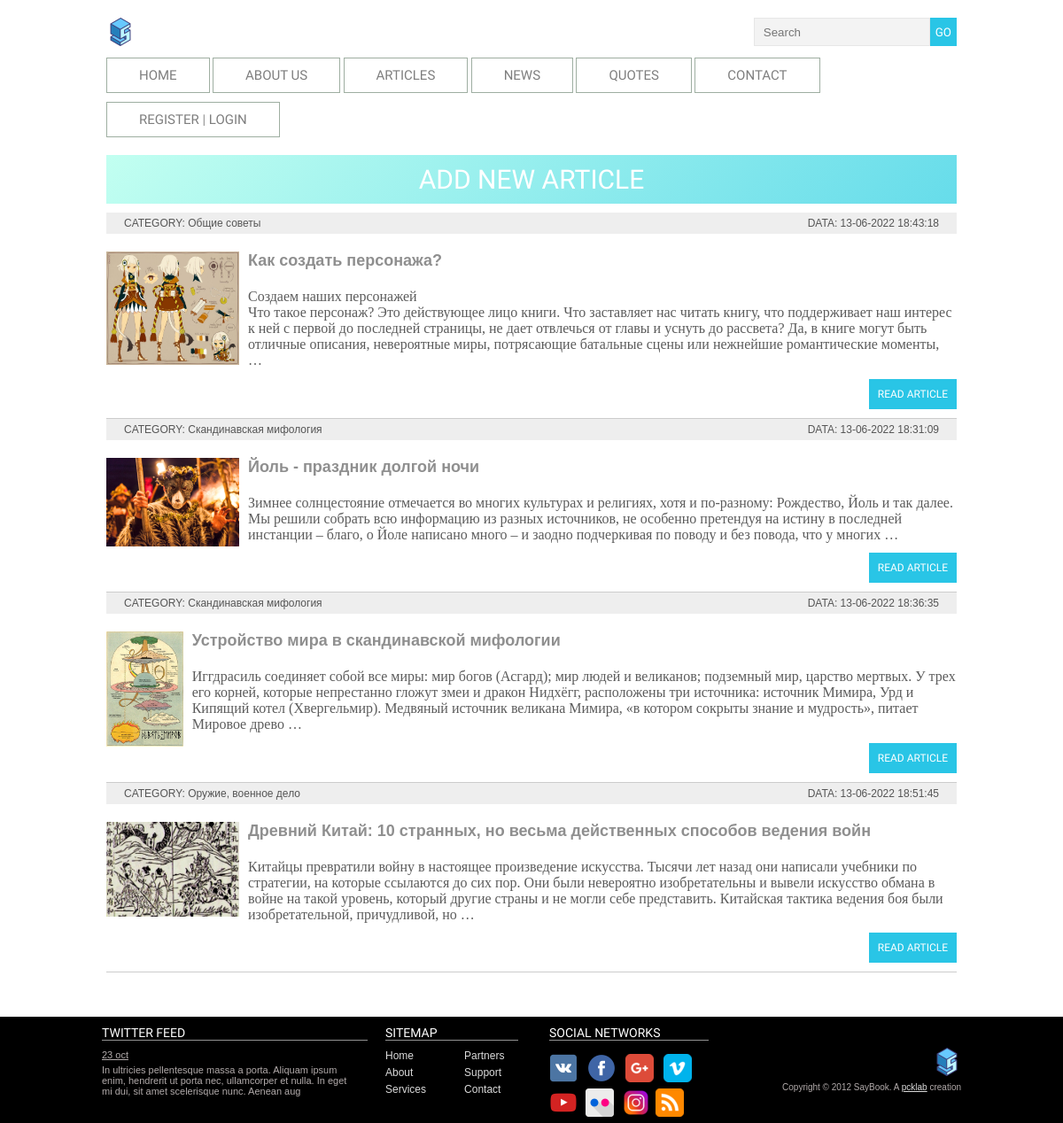
/articles/, run on an earlier commit of the app's database.
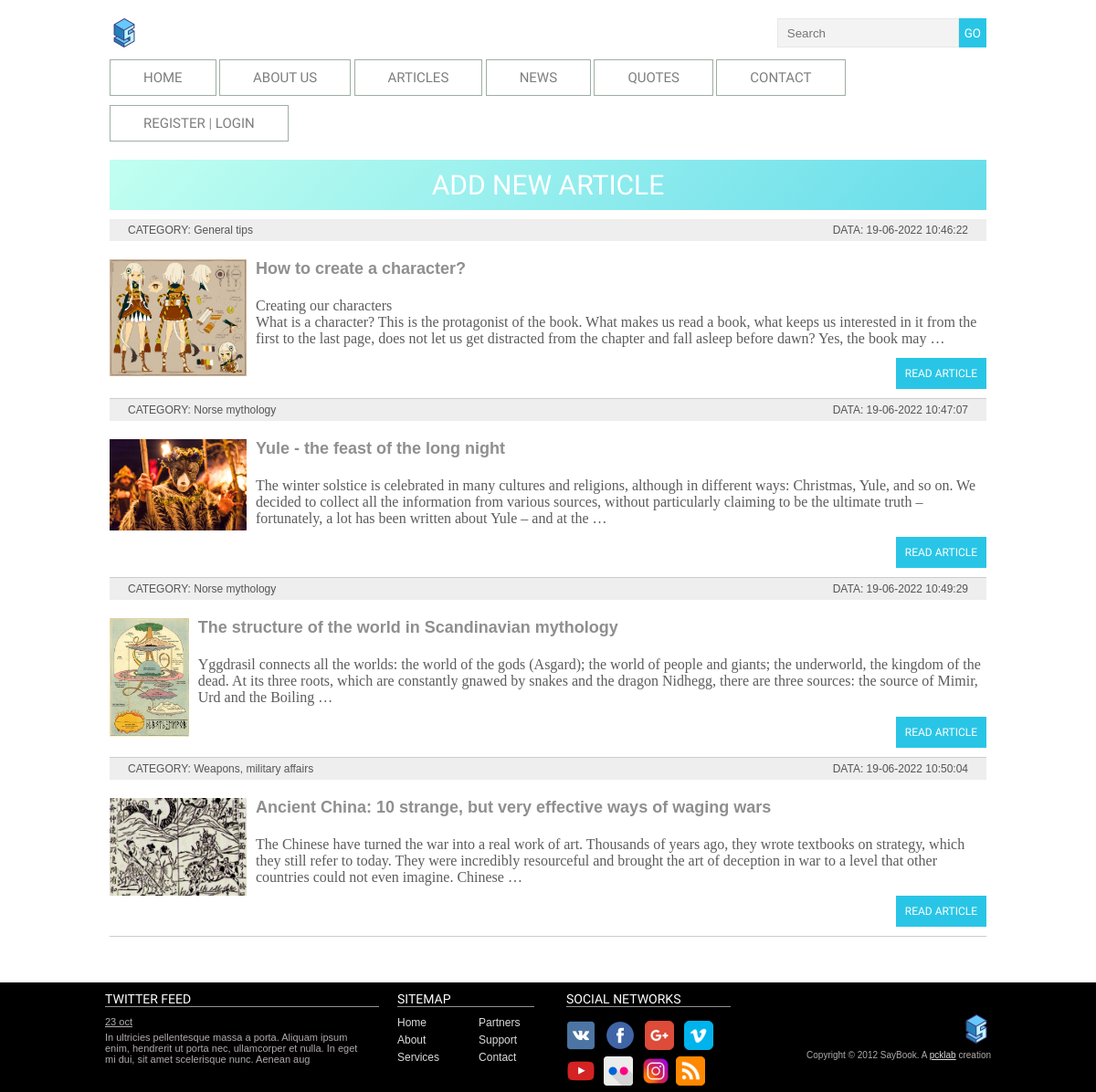
And on a later commit of the database.
### saybook/models.py (models this page shows, shortened)
class Article(models.Model):
    title = models.CharField(max_length=255, verbose_name="Заголовок")
    slug = models.SlugField(max_length=255, unique=True, db_index=True, verbose_name="URL")
    content = models.TextField(blank=True, verbose_name="Текст статьи")
    photo = models.ImageField(upload_to="photos/%Y/%m/%d/", verbose_name="Фото")
    time_create = models.DateTimeField(auto_now_add=True, verbose_name="Время создания")
    time_update = models.DateTimeField(auto_now=True, verbose_name="Время изменения")
    is_published = models.BooleanField(default=True, verbose_name="Публикация")
    cat = models.ForeignKey('Category', on_delete=models.PROTECT, verbose_name="Категории")
    likes = models.ManyToManyField(User, related_name='likes', blank=False)
    def get_absolute_url(self):
        return reverse('post', kwargs={'post_slug': self.slug})
    class Meta:
        verbose_name = 'Статьи'
        verbose_name_plural = 'Статьи'
        ordering = ['id']

class Category(models.Model):
    name = models.CharField(max_length=100, db_index=True, verbose_name="Категория")
    slug = models.SlugField(max_length=255, unique=True, db_index=True, verbose_name="URL")
    def __str__(self):
        return self.name
    class Meta:
        verbose_name = 'Категория'
        verbose_name_plural = 'Категории'
        ordering = ['id']

### saybook/views.py (the view)
# urls.py: path('articles/', views.SaybookHome.as_view(), name='articles'),
class SaybookHome(DataMixin, ListView):
    model = Article
    template_name = 'articles.html'
    context_object_name = 'posts'
    def get_context_data(self, *, object_list=None, **kwargs):
        context = super().get_context_data(**kwargs)
        c_def = self.get_user_context(title="Главная страница")
        return dict(list(context.items()) + list(c_def.items()))
    def get_queryset(self):
        return Article.objects.filter(is_published=True)

### saybook/utils.py (called while the page is built)
    def get_user_context(self, **kwargs):
        context = kwargs
        cats = Category.objects.annotate(Count('article'))
        user_menu = menu.copy()
        if not self.request.user.is_authenticated:
            user_menu.pop(1)
        context['menu'] = user_menu
        context['cats'] = cats
        if 'cat_selected' not in context:
            context['cat_selected'] = 0
        return context

### saybook/templates/articles.html (shortened to what this page needs)
{% extends 'index.html' %}
{% block content %}
<section class="normal">
  <blockquote><a class="cent" href="{% url 'add_page' %}">ADD NEW ARTICLE</a></blockquote>
<ul class="list-articles">
	{% for p in posts %}
			<li><div class="article-panel">
	<p class="first">CATEGORY: {{p.cat}}</p>
	<p class="last">DATA: {{p.time_update|date:"d-m-Y H:i:s"}}</p>
</div>
{% if p.photo %}
	<p><img class="img-article-left thumb" src="{{p.photo.url}}"></p>
{% endif %}
	<h2>{{p.title}}</h2>
	{% autoescape on %}
	<h4>{{p.content|linebreaks|truncatewords:50}}</h4>
	{% endautoescape %}
			<p class="link-read-post"><a href="{{ p.get_absolute_url }}">READ ARTICLE</a></p>
			</li>
	{% endfor %}
</ul>
</section>
{% endblock %}

### saybook/templates/index.html (shortened to what this page needs)
{% load static %}
<!doctype html>
<html>
  {% block heading %}
<head>
  {% block css %}
<link rel="stylesheet" href="{% static 'css/style.css' %}?{% now 'U' %}" type="text/css">
  {% endblock css %}
</head>
  {% endblock heading %}
<body>
	<div id="wrapper">
		<header>
  	<a href="/"><img src="{% static 'images/favicon-32x32.png' %}" alt="Logo"></a>
    <form name="search" action="{% url 'search_results' %}">
      <input type="text" name="q" placeholder="Search"><button type="submit">GO</button>
    </form>
      <nav>
    	<ul class="top-menu">
    		<li><a href="{% url 'home' %}">HOME</a></li>
    		<li><a href="{% url 'about_us' %}">ABOUT US</li>
    		<li><a href="{% url 'articles' %}">ARTICLES</a></li>
    		<li><a href="{% url 'articles' %}">NEWS</a></li>
    		<li><a href="{% url 'quotes' %}">QUOTES</a></li>
    		<li><a href="{% url 'contact' %}">CONTACT</a></li>
        <li><a href="{% url 'register' %}">REGISTER</a>  |  <a href="{% url 'login' %}"> LOGIN </a></li>
    	</ul>
    </nav>
  </header>
    {% block content %}{% endblock content%}
	</div>
  {% include "footer.html" %}
</body>
</html>

### saybook/templates/footer.html
{% load static %}
<footer>
	<div id="footer">
		<div id="twitter">
	<h3>TWITTER FEED</h3>
	<time datetime="2012-10-23"><a href="#">23 oct</a></time>
<p>
	In ultricies pellentesque massa a porta. Aliquam ipsum enim, hendrerit ut porta nec, ullamcorper et nulla. In eget mi dui, sit amet scelerisque nunc. Aenean aug
</p>
</div>
		<div id="sitemap">
	<h3>SITEMAP</h3>
	<div>
		<a href="{% url 'home' %}">Home</a>
		<a href="{% url 'about_us' %}">About</a>
		<a href="{% url 'home' %}">Services</a>
	</div>
	<div>
		<a href="{% url 'home' %}">Partners</a>
		<a href="{% url 'home' %}">Support</a>
		<a href="{% url 'contact' %}">Contact</a>
	</div>
</div>
		<div id="social">
	<h3>SOCIAL NETWORKS</h3>
	<a href="http://vk.com/" class="social-icon twitter"><img src="{% static 'images/social/vk.png' %}" alt="vk logo"></a>
	<a href="http://facebook.com/" class="social-icon facebook"><img src="{% static 'images/social/facebook.png' %}" alt="facebook logo"></a>
	<a href="http://plus.google.com/" class="social-icon google-plus"><img src="{% static 'images/social/g_plus.png' %}" alt="g_plus logo"></a>
	<a href="http://vimeo.com/" class="social-icon-small vimeo"><img src="{% static 'images/social/vimeo.png' %}" alt="vimeo logo"></a>
	<a href="http://youtube.com/" class="social-icon-small youtube"><img src="{% static 'images/social/youtube.png' %}" alt="youtube logo"></a>
	<a href="http://flickr.com/" class="social-icon-small flickr"><img src="{% static 'images/social/flickr.png' %}" alt="flickr logo"></a>
	<a href="http://instagram.com/" class="social-icon-small instagram"><img src="{% static 'images/social/insta.png' %}" alt="instagram logo"</a>
	<a href="/rss/" class="social-icon-small rss"><img src="{% static 'images/social/rss.png' %}" alt="rss logo"</a>
</div>
		<div id="footer-logo">
	<a href="/"><img src="{% static 'images/favicon-32x32.png' %}" alt="Saybook logo"></a>
	<p>Copyright © 2012 SayBook. A <a href="http://pcklab.com">pcklab</a> creation</p>
</div>
	</div>
</footer>

### saybook/static/css/style.css (style rules this page uses)
body { color: #8f8f8f; font: 12px Tahoma, sans-serif; margin: 0; }
input[type="text"] { background-color: #f3f3f3; border: 1px solid #e7e7e7; height: 30px; color: #b2b2b2; padding: 0 10px; vertical-align: top; }
button { color: #fff; background-color: #29c5e6; border: none; height: 32px; font-family: 'Oswald', sans-serif; cursor: pointer; }
p { margin: 20px 0; font-weight: 100; }
#wrapper { max-width: 960px; margin: auto; }
header { padding: 20px 0; }
form[name="search"] { float: right; }
nav a { text-decoration: none; }
nav ul { margin: 0; padding: 0; }
nav li { list-style-position: inside; font: 15px 'Oswald', sans-serif; padding: 10px; }
.top-menu li { display: inline-block; padding: 10px 36px; margin: 0; margin-top: 10px; border: 1px solid #9eaea1; }
.top-menu a { color: #7e7e7e; }
h4 { color: #5c5c5c; font-size: 16px; font-weight: lighter; font-family: 'Calibri', serif; font-weight: 500; }
section { margin-left: 280px; padding-bottom: 50px; min-height: 425px; }
.normal { margin-left: 0px; }
.cent { color: #fff; font-family: 'Oswald', sans-serif; font-weight: 300; text-decoration: none; }
blockquote { margin: 0; background: linear-gradient(-45deg, #29c5e6, #7769dd34, #29c5e6, #00ffc33d); background-size: 500% 500%; animation: gradient 10s ease infinite; padding: 10px 20px; font-size: 30px; font-family: 'Oswald', sans-serif; font-weight: 300; text-align: center; margin-bottom: 10px; }
#footer-logo { float: right; margin-top: 20px; font-size: 10px; text-align: right; }
footer { background: #000000; color: #b1aaaa; font-size: 11px; width: 100%; height: 120px; bottom: 0; left: 0; }
#footer { max-width: 970px; margin: auto; padding: 10px 0; height: 90px; }
footer a { color: #dbdbdb; }
footer h3 { font: 14px 'Oswald', sans-serif; color: #fff; border-bottom: 1px solid #919191; margin: 0 0 10px 0; }
#twitter time a { color: #b4aeae; }
footer p { margin: 5px 0; }
#twitter { float: left; width: 300px; }
#twitter p { padding-right: 15px; }
#social { float: left; margin-left: 20px; width: 180px; }
.social-icon { width: 30px; height: 30px; display: inline-block; margin-right: 10px; }
.social-icon-small { width: 32px; height: 32px; display: inline-block; margin: 5px 6px 0 0; }
.twitter { background-position: 0 0; }
.facebook { background-position: -30px 0; }
.google-plus { background-position: -60px 0; }
.vimeo { background-position: 0 0; }
.youtube { background-position: -16px 0; }
.flickr { background-position: -32px 0; }
.instagram { background-position: -48px 0; }
.rss { background-position: -64px 0; }
#sitemap { width: 150px; float: left; margin-left: 20px; padding-right: 15px; }
#sitemap div { display: inline-block; }
#sitemap div + div { margin-left: 40px; }
#sitemap a { display: block; text-decoration: none; font-size: 12px; margin-bottom: 5px; }
img { max-width: 600px; height: auto; }
img.img-article-left { max-width: 300px; height: auto; float: left; padding: 0 10px 10px 0; }
img.img-article-left.thumb { max-width: 150px; max-height: 130px; }
div.article-panel { background: #eee; padding: 5px 20px 5px 20px; box-sizing border-box; overflow: hidden; color: #555; }
div.article-panel p.first { margin: 0; float: left; }
div.article-panel p.last { margin: 0; float: right; }
ul.list-articles { list-style: none; margin: 0; padding: 0; }
ul.list-articles li { border-bottom: 1px solid #ccc; }
p.link-read-post { text-align: right; }
p.link-read-post a { padding: 10px; min-width: 100px; background: #29c5e6; color: #fff; font-family: 'Oswald', sans-serif; font-weight: 300; text-decoration: none; }

What changed in the data, as far as the page shows it:
changed Article: cat "Общие советы" → "General tips"; time_update "13-06-2022 18:43:18" → "19-06-2022 10:46:22"; title "Как создать персонажа?" → "How to create a character?"; content "Создаем наших персонажей Что такое персонаж? Это действующее лицо книги. Что заставляет нас читать книгу, что поддерживает наш интерес к ней с первой до последней страницы, не дает отвлечься от главы и уснуть до рассвета? Да, в книге могут быть отличные описания, невероятные миры, потрясающие батальные сцены или нежнейшие романтические моменты, …" → "Creating our characters What is a character? This is the protagonist of the book. What makes us read a book, what keeps us interested in it from the first to the last page, does not let us get distracted from the chapter and fall asleep before dawn? Yes, the book may …"
changed Article: cat "Скандинавская мифология" → "Norse mythology"; time_update "13-06-2022 18:31:09" → "19-06-2022 10:47:07"; title "Йоль - праздник долгой ночи" → "Yule - the feast of the long night"; content "Зимнее солнцестояние отмечается во многих культурах и религиях, хотя и по-разному: Рождество, Йоль и так далее. Мы решили собрать всю информацию из разных источников, не особенно претендуя на истину в последней инстанции – благо, о Йоле написано много – и заодно подчеркивая по поводу и без повода, что у многих …" → "The winter solstice is celebrated in many cultures and religions, although in different ways: Christmas, Yule, and so on. We decided to collect all the information from various sources, without particularly claiming to be the ultimate truth – fortunately, a lot has been written about Yule – and at the …"
changed Article: cat "Скандинавская мифология" → "Norse mythology"; time_update "13-06-2022 18:36:35" → "19-06-2022 10:49:29"; title "Устройство мира в скандинавской мифологии" → "The structure of the world in Scandinavian mythology"; content "Иггдрасиль соединяет собой все миры: мир богов (Асгард); мир людей и великанов; подземный мир, царство мертвых. У трех его корней, которые непрестанно гложут змеи и дракон Нидхёгг, расположены три источника: источник Мимира, Урд и Кипящий котел (Хвергельмир). Медвяный источник великана Мимира, «в котором сокрыты знание и мудрость», питает Мировое древо …" → "Yggdrasil connects all the worlds: the world of the gods (Asgard); the world of people and giants; the underworld, the kingdom of the dead. At its three roots, which are constantly gnawed by snakes and the dragon Nidhegg, there are three sources: the source of Mimir, Urd and the Boiling …"
changed Article: cat "Оружие, военное дело" → "Weapons, military affairs"; time_update "13-06-2022 18:51:45" → "19-06-2022 10:50:04"; title "Древний Китай: 10 странных, но весьма действенных способов ведения войн" → "Ancient China: 10 strange, but very effective ways of waging wars"; content "Китайцы превратили войну в настоящее произведение искусства. Тысячи лет назад они написали учебники по стратегии, на которые ссылаются до сих пор. Они были невероятно изобретательны и вывели искусство обмана в войне на такой уровень, который другие страны и не могли себе представить. Китайская тактика ведения боя были изобретательной, причудливой, но …" → "The Chinese have turned the war into a real work of art. Thousands of years ago, they wrote textbooks on strategy, which they still refer to today. They were incredibly resourceful and brought the art of deception in war to a level that other countries could not even imagine. Chinese …"
